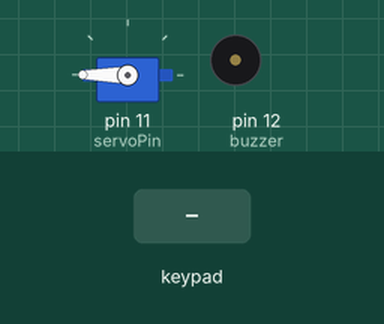
Simulated run of this sketch. Board: Arduino Uno, built with avr-gcc and run on an emulated ATmega328P. Parts: servo, buzzer (waves = sounding, pin HIGH). The inputs (shaded band) are chosen by the test bench.

Above: at 1.2 s.
1.3 s: key '#' pressed
At 1.7 s:
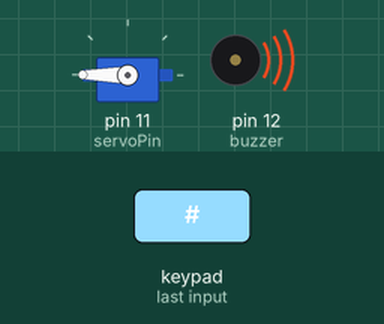
3.8 s: keypad keys 1 2 3 4 # pressed 0.4 s apart
At 6.0 s:
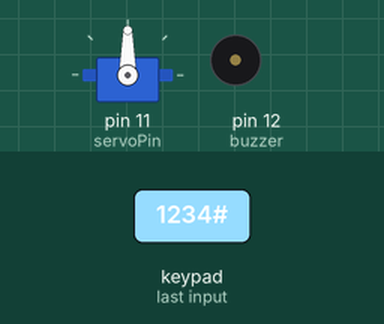
Timing chart, 0 to 11.9 s (numbered marks = the images above; inputs shaded):
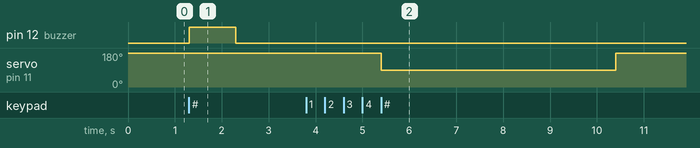

Measured:
- after the input at 1.3 s, pin 12 (buzzer): LOW → HIGH at once, → LOW 1.0 s later
- after the input at 3.8 s, servo on pin 11 (servoPin): 180° → 90° after 1.6 s, → 180° 5.0 s later

The sketch:

smart_door.ino
```cpp
#include <Keypad.h>
#include <Servo.h>

const byte ROWS = 4;
const byte COLS = 4;

char keys[ROWS][COLS] = {
  {'1','2','3','A'},
  {'4','5','6','B'},
  {'7','8','9','C'},
  {'*','0','#','D'}
};

byte rowPins[ROWS] = {9,8,7,6};
byte colPins[COLS] ={5,4,3,2};

Keypad keypad = Keypad(makeKeymap(keys), rowPins, colPins, ROWS, COLS);

Servo myServo;
int servoPin = 11;
int buzzer = 12;

String password = "1234";
String input = "";

void setup() {
  myServo.attach(servoPin);
  pinMode(buzzer, OUTPUT);
  myServo.write(180);
}

void loop() {
  char key = keypad.getKey();

  if (key) {
    if (key == '*') {
      input = "";
    }
    else if (key == '#') {
      if (input == password) {
        myServo.write(90);
        delay(5000);
        myServo.write(180);
      }
      else {
        digitalWrite(buzzer, HIGH);
        delay(1000);
        digitalWrite(buzzer, LOW);
      }

      input = "";
    }
    else {
      input += key;
    }
  }
}
```
